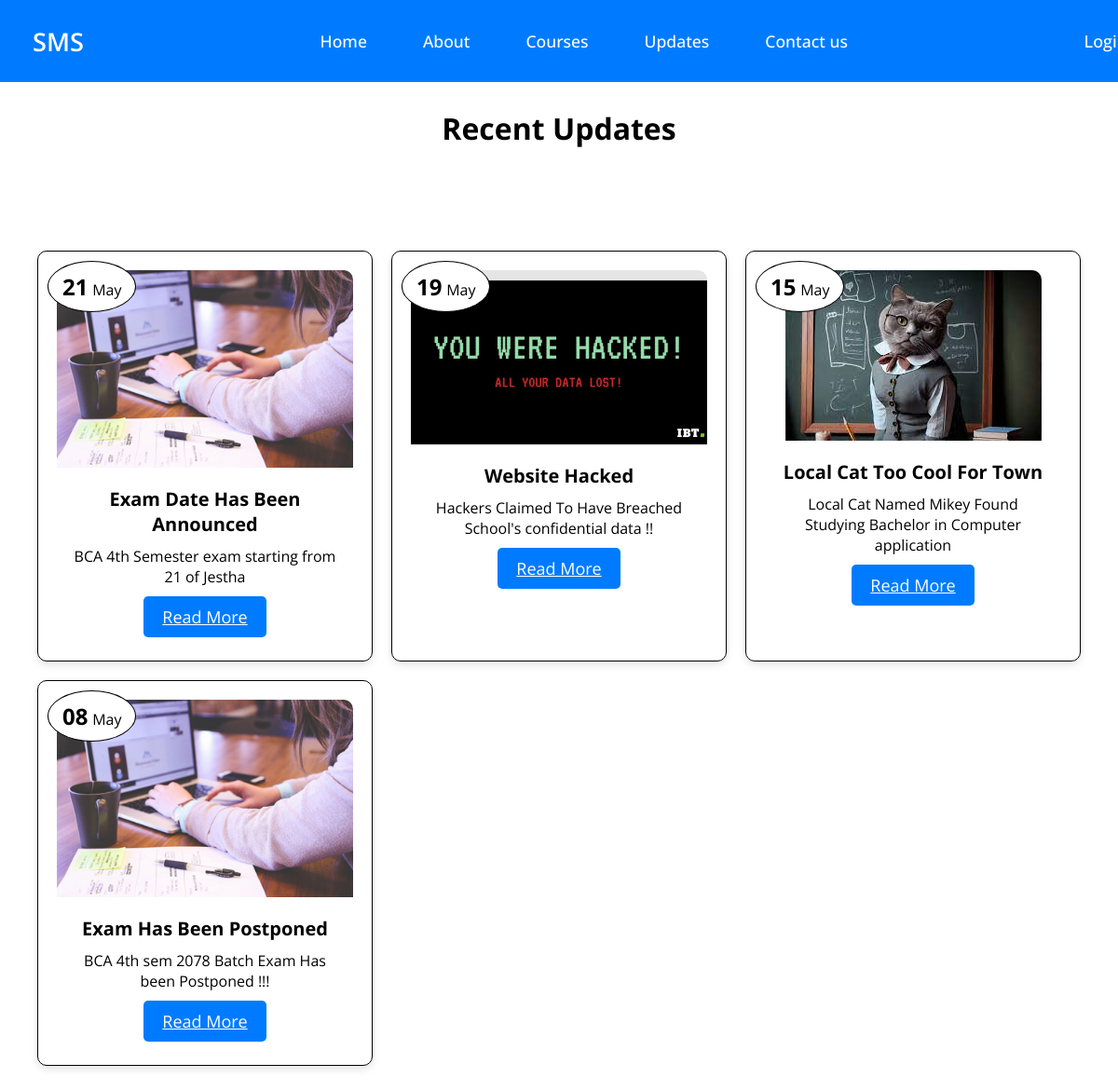
Page /news.php on the committed database.
### tables this page shows
CREATE TABLE `news` (
  `id` int(11) NOT NULL,
  `date` date NOT NULL DEFAULT current_timestamp(),
  `heading` varchar(255) NOT NULL,
  `content` varchar(3000) NOT NULL,
  `image` varchar(255) NOT NULL
);

### news.php (the view, shortened to what this page needs)
<!DOCTYPE html>
<html lang="en">
<head>
    <link rel="stylesheet" href="style2.css">
</head>
<body>
    <header>
        <nav class="navbar">
            <a href="#" class="logo">
                <h2>SMS</h2>
            </a>
            <ul class="links">
                <li><a href="index.php">Home</a></li>
                <li><a href="#">About</a></li>
                <li><a href="#">Courses</a></li>
                <li><a href="news.php">Updates</a></li>
                <li><a href="#">Contact us</a></li>
            </ul>
            <a href="login.php">Login</a>
        </nav>
    </header>
    <?php
    include('includes/dbcon.php');
    $sql = "select * from news order by id desc";
    $res = mysqli_query($conn, $sql);
  ?>
  <section class="py-5 bg-light" id="updates">
    <div class="text-center mb-5">
      <h2>Recent Updates</h2>
      <div class="container">
        <div class="grid-container">
          <?php
          if(mysqli_num_rows($res) > 0){
            while($row = mysqli_fetch_assoc($res)){
              $newsDate =  date("d", strtotime($row['date']));
              $newsMonth = date("M", strtotime($row['date']));
              $content = $row['content'];
          ?>
              <div class="news-card">
                <span class="icon-calendar shadow">
                    <span class="icon-calendar_number"><?= $newsDate  ?></span>
                    <span class="icon-calendar_month"><?= $newsMonth ?></span>
                  </span>
                <div class="view overlay">
                  <img src="images/news/<?= $row['image'] ?>" alt="Card image cap">
                </div>
                <div class="card-body">
                  <h4 class="card-title"><?php echo $row['heading'] ?></h4>
                  <p class="card-text"><?php
                  if(strlen($content) > 90){
                    $sub_str = substr($content, 0, 90)."...";
                    echo $sub_str;
                  }
                  else{
                    echo $content;
                  }
                  ?></p>
                  <a href="news.php?id=<?= $row['id'] ?>" class="btn btn-primary">Read More</a>
                </div>
              </div>
          <?php
            }
          }else{
            echo "No result found";
          }
            ?>
        </div>
      </div>
    </div>
  </section>
</body>
</html>

### style2.css (style rules this page uses)
* { margin: 0; padding: 0; box-sizing: content-box; font-family: 'Open Sans', sans-serif; }
html, body { min-height: 100%; }
header { position: fixed; top: 0; left: 0; width: 100%; padding: 12px 120px; background: #007bff; justify-content: space-between; align-items: center; z-index: 100; }
.logo { font-size:25px; color: #fff; text-decoration: none; font-weight: 600; transition: 3s; text-align:center -15px; }
nav a { font-size: 18px; color: #fff; text-decoration: none; font-weight: 500; margin-left: 25px; }
header { position: fixed; width: 100%; top: 0; left: 0; z-index: 10; padding: 0 10px; }
.navbar { display: flex; padding: 22px 0; align-items: center; max-width: 1200px; margin: 0 auto; justify-content: space-between; }
.navbar .logo { gap: 10px; display: flex; align-items: center; text-decoration: none; }
.navbar .logo h2 { color: #fff; font-weight: 600; font-size: 1.7rem; }
.navbar .links { display: flex; gap: 35px; list-style: none; align-items: center; padding: 10px 60px; }
.navbar .links a { color: #fff; font-size: 1.1rem; border: 1px; font-weight: 500; text-decoration: none; transition: 0.1s ease; }
.btn { padding: 10px 20px; background-color: #007bff; border: none; color: #fff; border-radius: 5px; cursor: pointer; }
body { height: 100%; font-family: Arial, sans-serif; margin: 0; padding: 60px 0px; }
.container { display: flex; }
body, .container { margin: 0; padding: 0; margin-top: 100px }
.btn-primary { background-color: #007bff; border-color: #007bff; }

### news.php (style rules this page uses)
body { font-family: Arial, sans-serif; }
.bg-light { background-color:none; }
h4 { font-size: 1.5rem; }
section { padding: 1rem 0; }
.text-center { text-align: center; }
.mb-5 { margin-bottom: 3rem; }
h2 { font-size: 2rem; margin-bottom: 0rem; }
.container { max-width: 1140px; margin-right: auto; margin-left: auto; padding-right: 15px; padding-left: 15px; }
.grid-container { display: grid; grid-template-columns: repeat(3, 1fr); gap: 20px; padding: 10px; margin-top: unset; }
.grid-container > .news-card { background-color: rgba(255, 255, 255, 0.8); border: 1px solid black; border-radius: 10px; box-shadow: 0 4px 8px rgba(0, 0, 0, 0.1); text-align: center; font-size: 18px; padding: 20px; position: relative; }
.news-card .icon-calendar { pointer-events: none; position: absolute; top: 10px; left: 10px; z-index: 1; padding: 10px 15px; background: white; border: 1px solid black; border-radius: 50%; }
.news-card .icon-calendar_number { font-size: 1.5rem; font-weight: bold; }
.news-card .icon-calendar_month { font-size: 1rem; }
.news-card img { max-width: 100%; height: auto; border-radius: 10px 10px 0 0; }
.card-body { padding: 15px; }
.card-body h4 { font-size: 1.25rem; margin-bottom: 10px; }
.card-body p { font-size: 1rem; margin-bottom: 20px; }
.card-body a.btn { margin-top: 10px; }

### rows in the picture
news: image (picture), heading "Exam Date Has Been Announced", content "BCA 4th Semester exam starting from 21 of Jestha"
news: image (picture), heading "Website Hacked", content "Hackers Claimed To Have Breached School's confidential data !!"
news: date "15", image (picture), heading "Local Cat Too Cool For Town", content "Local Cat Named Mikey Found Studying Bachelor in Computer application"
news: image (picture), heading "Exam Has Been Postponed", content "BCA 4th sem 2078 Batch Exam Has been Postponed !!!"
